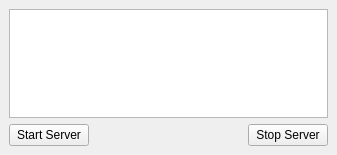
<?xml version="1.0" encoding="UTF-8"?>
<ui version="4.0">
 <class>MainWindow</class>
 <widget class="QMainWindow" name="MainWindow">
  <property name="geometry">
   <rect>
    <x>0</x>
    <y>0</y>
    <width>337</width>
    <height>155</height>
   </rect>
  </property>
  <property name="windowTitle">
   <string>AppServer</string>
  </property>
  <widget class="QWidget" name="centralwidget">
   <layout class="QGridLayout" name="gridLayout">
    <item row="0" column="0" colspan="4">
     <widget class="QTextEdit" name="dispInfo">
      <property name="html">
       <string>&lt;!DOCTYPE HTML PUBLIC &quot;-//W3C//DTD HTML 4.0//EN&quot; &quot;http://www.w3.org/TR/REC-html40/strict.dtd&quot;&gt;
&lt;html&gt;&lt;head&gt;&lt;meta name=&quot;qrichtext&quot; content=&quot;1&quot; /&gt;&lt;style type=&quot;text/css&quot;&gt;
p, li { white-space: pre-wrap; }
&lt;/style&gt;&lt;/head&gt;&lt;body style=&quot; font-family:'MS Shell Dlg 2'; font-size:8.25pt; font-weight:400; font-style:normal;&quot;&gt;
&lt;p style=&quot;-qt-paragraph-type:empty; margin-top:0px; margin-bottom:0px; margin-left:0px; margin-right:0px; -qt-block-indent:0; text-indent:0px;&quot;&gt;&lt;br /&gt;&lt;/p&gt;&lt;/body&gt;&lt;/html&gt;</string>
      </property>
     </widget>
    </item>
    <item row="1" column="0" colspan="2">
     <widget class="QPushButton" name="btnStart">
      <property name="text">
       <string>Start Server</string>
      </property>
     </widget>
    </item>
    <item row="1" column="3">
     <widget class="QPushButton" name="btnStop">
      <property name="text">
       <string>Stop Server</string>
      </property>
     </widget>
    </item>
    <item row="1" column="2">
     <spacer name="horizontalSpacer">
      <property name="orientation">
       <enum>Qt::Horizontal</enum>
      </property>
      <property name="sizeHint" stdset="0">
       <size>
        <width>40</width>
        <height>20</height>
       </size>
      </property>
     </spacer>
    </item>
   </layout>
  </widget>
 </widget>
 <resources/>
 <connections/>
</ui>
